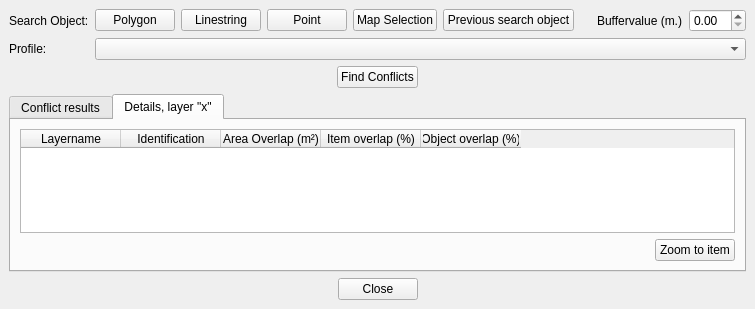
<?xml version="1.0" encoding="UTF-8"?>
<ui version="4.0">
 <class>DockWidget</class>
 <widget class="QDockWidget" name="DockWidget">
  <property name="geometry">
   <rect>
    <x>0</x>
    <y>0</y>
    <width>755</width>
    <height>309</height>
   </rect>
  </property>
  <property name="windowTitle">
   <string>Conflict Search</string>
  </property>
  <widget class="QWidget" name="dockWidgetContents">
   <layout class="QVBoxLayout" name="verticalLayout_3">
    <item>
     <layout class="QGridLayout" name="gridLayout">
      <item row="0" column="0">
       <widget class="QLabel" name="label_2">
        <property name="text">
         <string>Search Object:</string>
        </property>
       </widget>
      </item>
      <item row="0" column="1">
       <widget class="QPushButton" name="pushButton">
        <property name="text">
         <string>Polygon</string>
        </property>
        <property name="icon">
         <iconset>
          <normaloff>icons/Icons8-Ios7-Maps-Polygon.ico</normaloff>icons/Icons8-Ios7-Maps-Polygon.ico</iconset>
        </property>
       </widget>
      </item>
      <item row="0" column="2">
       <widget class="QPushButton" name="pushButton_2">
        <property name="text">
         <string>Linestring</string>
        </property>
        <property name="icon">
         <iconset>
          <normaloff>icons/Icons8-Ios7-Maps-Polyline.ico</normaloff>icons/Icons8-Ios7-Maps-Polyline.ico</iconset>
        </property>
       </widget>
      </item>
      <item row="0" column="3">
       <widget class="QPushButton" name="pushButton_3">
        <property name="text">
         <string>Point</string>
        </property>
        <property name="icon">
         <iconset>
          <normaloff>icons/Icons8-Ios7-Maps-Geo-Fence.ico</normaloff>icons/Icons8-Ios7-Maps-Geo-Fence.ico</iconset>
        </property>
       </widget>
      </item>
      <item row="0" column="4">
       <widget class="QPushButton" name="pushButton_4">
        <property name="text">
         <string>Map Selection</string>
        </property>
        <property name="icon">
         <iconset>
          <normaloff>icons/Icons8-Ios7-Maps-Quest.ico</normaloff>icons/Icons8-Ios7-Maps-Quest.ico</iconset>
        </property>
       </widget>
      </item>
      <item row="0" column="5">
       <widget class="QPushButton" name="pushButton_5">
        <property name="text">
         <string>Previous search object</string>
        </property>
        <property name="icon">
         <iconset>
          <normaloff>icons/Icons8-Ios7-Maps-Layers.ico</normaloff>icons/Icons8-Ios7-Maps-Layers.ico</iconset>
        </property>
       </widget>
      </item>
      <item row="0" column="6">
       <spacer name="horizontalSpacer">
        <property name="orientation">
         <enum>Qt::Horizontal</enum>
        </property>
        <property name="sizeHint" stdset="0">
         <size>
          <width>13</width>
          <height>20</height>
         </size>
        </property>
       </spacer>
      </item>
      <item row="0" column="7">
       <widget class="QLabel" name="label">
        <property name="text">
         <string>Buffervalue (m.)</string>
        </property>
       </widget>
      </item>
      <item row="0" column="8">
       <widget class="QgsDoubleSpinBox" name="mQgsDoubleSpinBox">
        <property name="prefix">
         <string/>
        </property>
        <property name="suffix">
         <string/>
        </property>
       </widget>
      </item>
      <item row="1" column="0">
       <widget class="QLabel" name="label_3">
        <property name="text">
         <string>Profile:</string>
        </property>
       </widget>
      </item>
      <item row="1" column="1" colspan="8">
       <widget class="QComboBox" name="comboBox"/>
      </item>
     </layout>
    </item>
    <item>
     <layout class="QHBoxLayout" name="horizontalLayout">
      <item>
       <spacer name="horizontalSpacer_2">
        <property name="orientation">
         <enum>Qt::Horizontal</enum>
        </property>
        <property name="sizeHint" stdset="0">
         <size>
          <width>323</width>
          <height>20</height>
         </size>
        </property>
       </spacer>
      </item>
      <item>
       <widget class="QPushButton" name="pushButton_6">
        <property name="text">
         <string>Find Conflicts</string>
        </property>
       </widget>
      </item>
      <item>
       <spacer name="horizontalSpacer_3">
        <property name="orientation">
         <enum>Qt::Horizontal</enum>
        </property>
        <property name="sizeHint" stdset="0">
         <size>
          <width>318</width>
          <height>20</height>
         </size>
        </property>
       </spacer>
      </item>
     </layout>
    </item>
    <item>
     <widget class="QTabWidget" name="tabWidget">
      <property name="currentIndex">
       <number>1</number>
      </property>
      <widget class="QWidget" name="tab">
       <attribute name="title">
        <string>Conflict results</string>
       </attribute>
       <layout class="QVBoxLayout" name="verticalLayout_4">
        <item>
         <layout class="QVBoxLayout" name="verticalLayout">
          <item>
           <widget class="QTableWidget" name="tableWidget">
            <property name="minimumSize">
             <size>
              <width>711</width>
              <height>0</height>
             </size>
            </property>
            <column>
             <property name="text">
              <string>Layername</string>
             </property>
            </column>
            <column>
             <property name="text">
              <string>No of overlaps</string>
             </property>
            </column>
            <column>
             <property name="text">
              <string>Total no of rows</string>
             </property>
            </column>
           </widget>
          </item>
          <item>
           <layout class="QHBoxLayout" name="horizontalLayout_3">
            <item>
             <spacer name="horizontalSpacer_8">
              <property name="orientation">
               <enum>Qt::Horizontal</enum>
              </property>
              <property name="sizeHint" stdset="0">
               <size>
                <width>478</width>
                <height>20</height>
               </size>
              </property>
             </spacer>
            </item>
            <item>
             <widget class="QPushButton" name="pushButton_11">
              <property name="text">
               <string>Show layer in map</string>
              </property>
             </widget>
            </item>
            <item>
             <widget class="QPushButton" name="pushButton_10">
              <property name="text">
               <string>Show details for layer</string>
              </property>
             </widget>
            </item>
           </layout>
          </item>
         </layout>
        </item>
       </layout>
      </widget>
      <widget class="QWidget" name="tab_2">
       <attribute name="title">
        <string>Details, layer &quot;x&quot;</string>
       </attribute>
       <layout class="QVBoxLayout" name="verticalLayout_5">
        <item>
         <layout class="QVBoxLayout" name="verticalLayout_2">
          <item>
           <widget class="QTableWidget" name="tableWidget_2">
            <column>
             <property name="text">
              <string>Layername</string>
             </property>
            </column>
            <column>
             <property name="text">
              <string>Identification</string>
             </property>
            </column>
            <column>
             <property name="text">
              <string>Area Overlap (m²)</string>
             </property>
            </column>
            <column>
             <property name="text">
              <string>Item overlap (%)</string>
             </property>
            </column>
            <column>
             <property name="text">
              <string>Object overlap (%)</string>
             </property>
            </column>
           </widget>
          </item>
          <item>
           <layout class="QHBoxLayout" name="horizontalLayout_4">
            <item>
             <spacer name="horizontalSpacer_7">
              <property name="orientation">
               <enum>Qt::Horizontal</enum>
              </property>
              <property name="sizeHint" stdset="0">
               <size>
                <width>618</width>
                <height>20</height>
               </size>
              </property>
             </spacer>
            </item>
            <item>
             <widget class="QPushButton" name="pushButton_9">
              <property name="text">
               <string>Zoom to item</string>
              </property>
             </widget>
            </item>
           </layout>
          </item>
         </layout>
        </item>
       </layout>
      </widget>
     </widget>
    </item>
    <item>
     <layout class="QHBoxLayout" name="horizontalLayout_2">
      <item>
       <spacer name="horizontalSpacer_4">
        <property name="orientation">
         <enum>Qt::Horizontal</enum>
        </property>
        <property name="sizeHint" stdset="0">
         <size>
          <width>328</width>
          <height>17</height>
         </size>
        </property>
       </spacer>
      </item>
      <item>
       <widget class="QPushButton" name="pushButton_7">
        <property name="text">
         <string>Close</string>
        </property>
       </widget>
      </item>
      <item>
       <spacer name="horizontalSpacer_5">
        <property name="orientation">
         <enum>Qt::Horizontal</enum>
        </property>
        <property name="sizeHint" stdset="0">
         <size>
          <width>318</width>
          <height>17</height>
         </size>
        </property>
       </spacer>
      </item>
     </layout>
    </item>
   </layout>
  </widget>
 </widget>
 <customwidgets>
  <customwidget>
   <class>QgsDoubleSpinBox</class>
   <extends>QDoubleSpinBox</extends>
   <header>qgsdoublespinbox.h</header>
  </customwidget>
 </customwidgets>
 <resources/>
 <connections/>
</ui>
